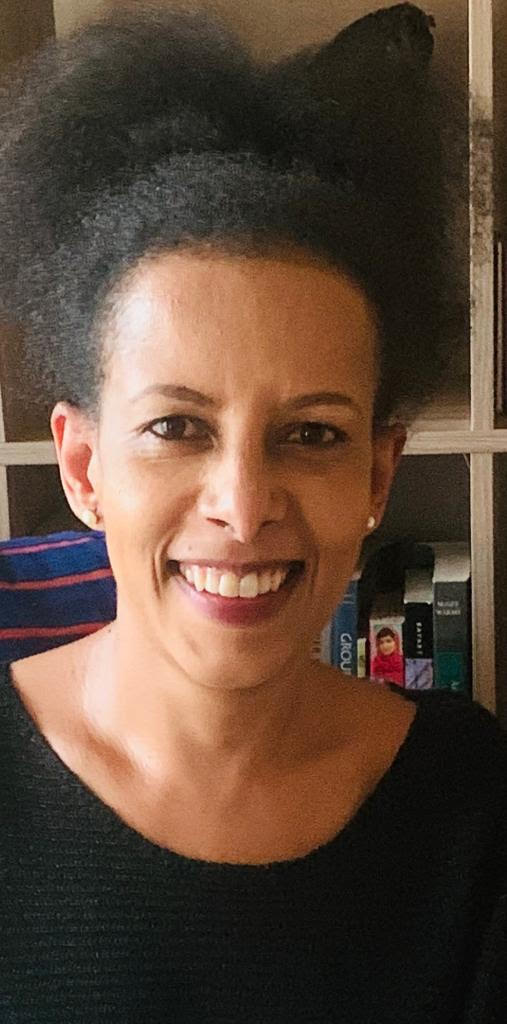
#> input picture coolthings/Picture_Alemmaya.jpg, 507 x 1024 px, found by its file name
$ python img.py
#> lines starting #> are read from the running program, lines starting #| are printed output that depends on the picture

import cv2
image = cv2.imread("coolthings\Picture_Alemmaya.jpg")
#> image is the input picture: shape (1024, 507, 3); mean B, G, R 57.5, 71.7, 92.6
grey_img= cv2.cvtColor(image,cv2.COLOR_RGB2GRAY)
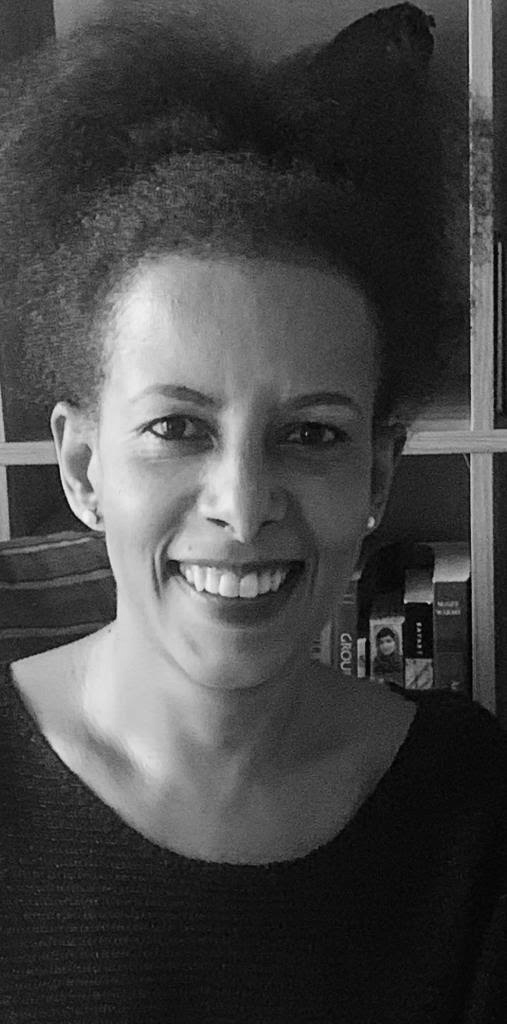
#> grey_img: shape (1024, 507); min 0, max 246, mean 69.8
invert=cv2.bitwise_not(grey_img)
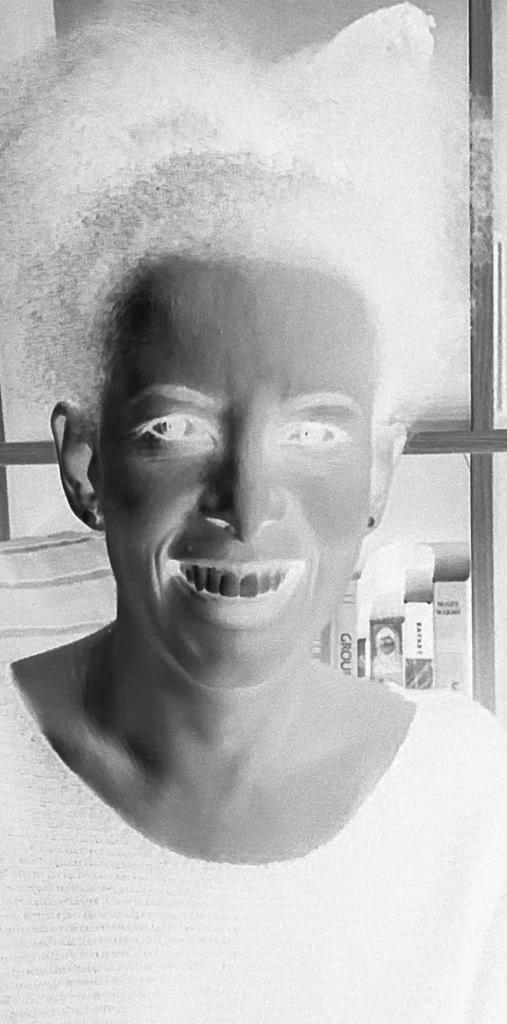
#> invert: shape (1024, 507); min 9, max 255, mean 185.2
blur=cv2.GaussianBlur(invert,(21,21),0)
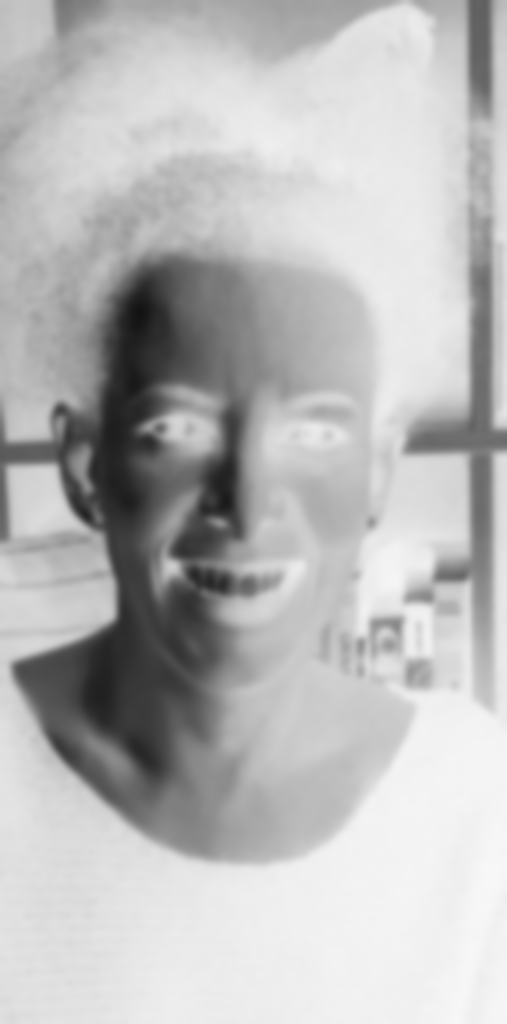
#> blur: shape (1024, 507); min 19, max 247, mean 185.2
invertedBlur = cv2.bitwise_not(blur)
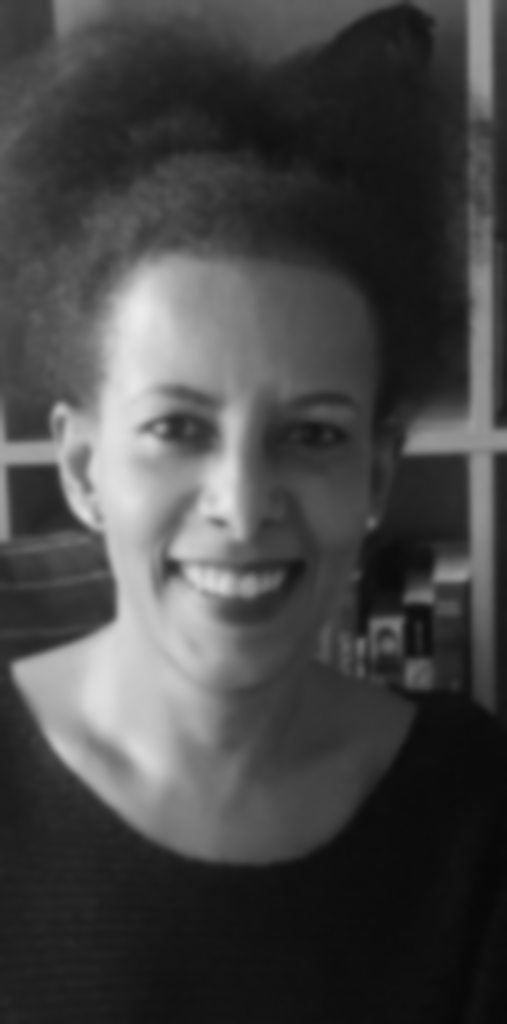
#> invertedBlur: shape (1024, 507); min 8, max 236, mean 69.8
sketch = cv2.divide(grey_img,invertedBlur,scale=250.0)
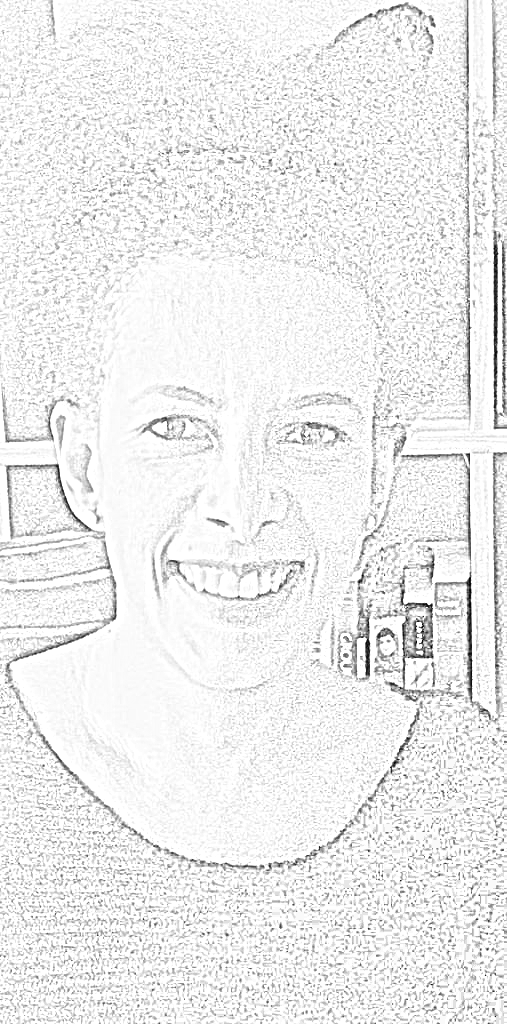
#> sketch: shape (1024, 507); min 0, max 255, mean 237.1

cv2.imwrite("sketch.PNG",sketch)
